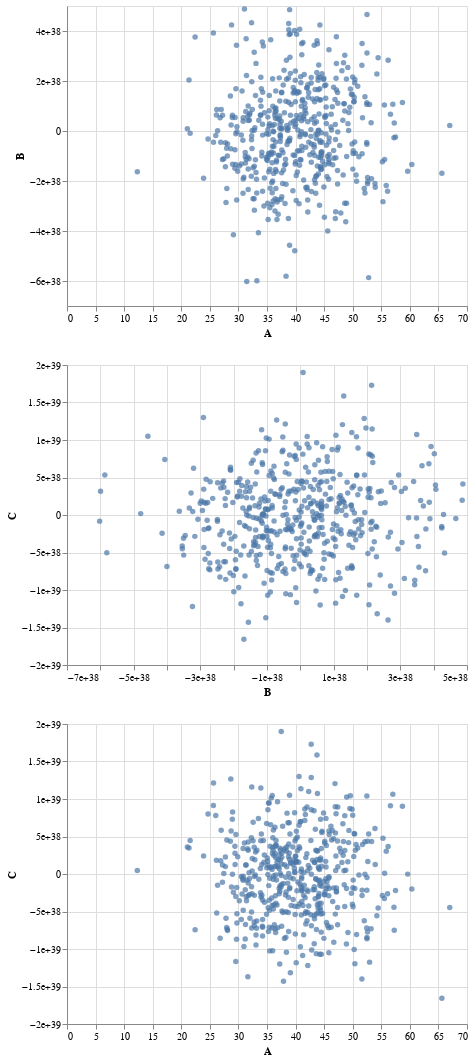

The notebook cell saved with this chart:
### Code cell
A, B, C = random.choice(ABC_all).transpose()
AB = alt.Chart(pd.DataFrame({"A":A, "B":B})).mark_circle().encode(
    x="A",
    y="B")
BC= alt.Chart(pd.DataFrame({"B":B, "C":C})).mark_circle().encode(
    x="B",
    y="C")
AC = alt.Chart(pd.DataFrame({"A":A, "C":C})).mark_circle().encode(
    x="A",
    y="C")

alt.vconcat(AB, BC, AC)

### Figure 1 — Vega-Lite specification as saved in the notebook (floating-point values rounded to 4 significant figures; data arrays with more than 128 entries replaced by an {"elided": "..."} marker saying what was removed)
{"config": {"view": {"continuousWidth": 400, "continuousHeight": 300}}, "vconcat": [{"data": {"name": "data-58799519a206b2fdd4043fe45181512d"}, "mark": "circle", "encoding": {"x": {"field": "A", "type": "quantitative"}, "y": {"field": "B", "type": "quantitative"}}}, {"data": {"name": "data-dac710dc9122f881b58144df4794516a"}, "mark": "circle", "encoding": {"x": {"field": "B", "type": "quantitative"}, "y": {"field": "C", "type": "quantitative"}}}, {"data": {"name": "data-cc21fc6f9dff283027092d7612e0fd52"}, "mark": "circle", "encoding": {"x": {"field": "A", "type": "quantitative"}, "y": {"field": "C", "type": "quantitative"}}}], "$schema": "https://vega.github.io/schema/vega-lite/v4.17.0.json", "datasets": {"data-58799519a206b2fdd4043fe45181512d": {"elided": "500 records"}, "data-dac710dc9122f881b58144df4794516a": {"elided": "500 records"}, "data-cc21fc6f9dff283027092d7612e0fd52": {"elided": "500 records"}}}
